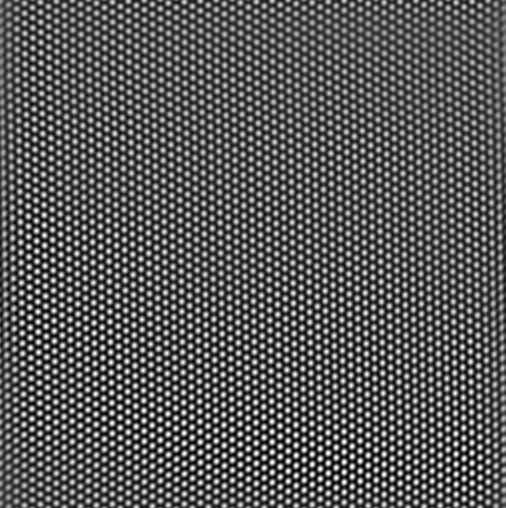
#> input picture tem_image.jpg, 1011 x 1016 px, found by its file name (shown at 1/2 size)
$ jupyter execute TASK_2.ipynb
#> lines starting #> are read from the running program, lines starting #| are printed output that depends on the picture
[cell 1]
import pandas as pd
import numpy as np
import cv2
import matplotlib.pylab as plt

[cell 2]
# Load the TEM image
image = cv2.imread('/content/tem_image.jpg', cv2.IMREAD_GRAYSCALE)
#> image is the input picture: shape (1016, 1011); min 0, max 255, mean 87.7

[cell 3]
#Dimension of the image
image.shape
#> Out = (1016, 1011)

[cell 4]
# Define the new dimensions (width and height) for the interpolated image
N = 2
new_width = N * image.shape[1]
#> new_width = 2022
new_height = N * image.shape[0]
#> new_height = 2032

[cell 5]
# Perform image interpolation
interpolated_image = cv2.resize(image, (new_width, new_height), interpolation=cv2.INTER_LINEAR)
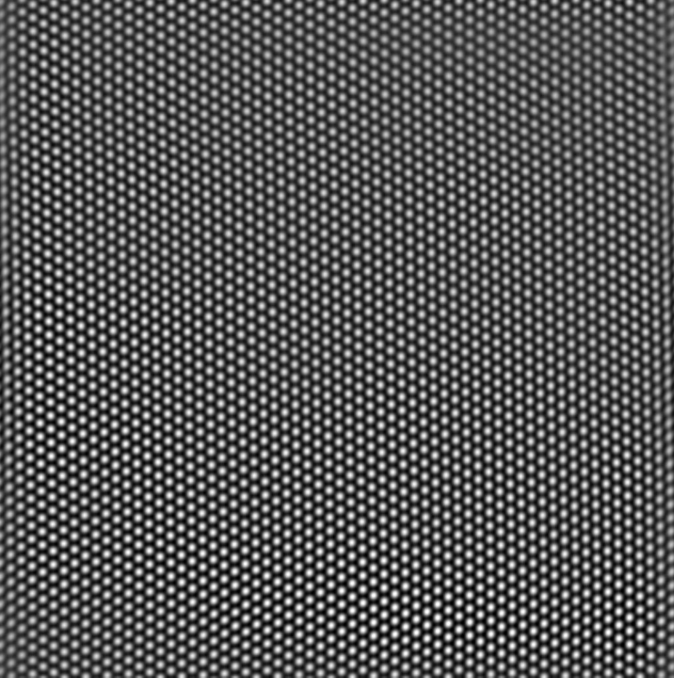
#> interpolated_image: shape (2032, 2022) (shown at 1/3 size); min 0, max 255, mean 87.6

[cell 6]
fig, ax = plt.subplots(figsize=(10,10))
ax.imshow(image, cmap='gray')
ax.axis('off')
plt.show()

[cell 7]
interpolated_image.shape
#> Out = (2032, 2022)

[cell 8]
# Define the parameters for bilateral filtering
diameter = 5     # Reduce the diameter to capture a smaller neighborhood
sigma_color = 50 # Reduce sigma_color for less color space filtering
sigma_space = 50 # Reduce sigma_space for a smaller spatial neighborhood

# Apply bilateral filtering
smoothed_image = cv2.bilateralFilter(image, diameter, sigma_color, sigma_space)
